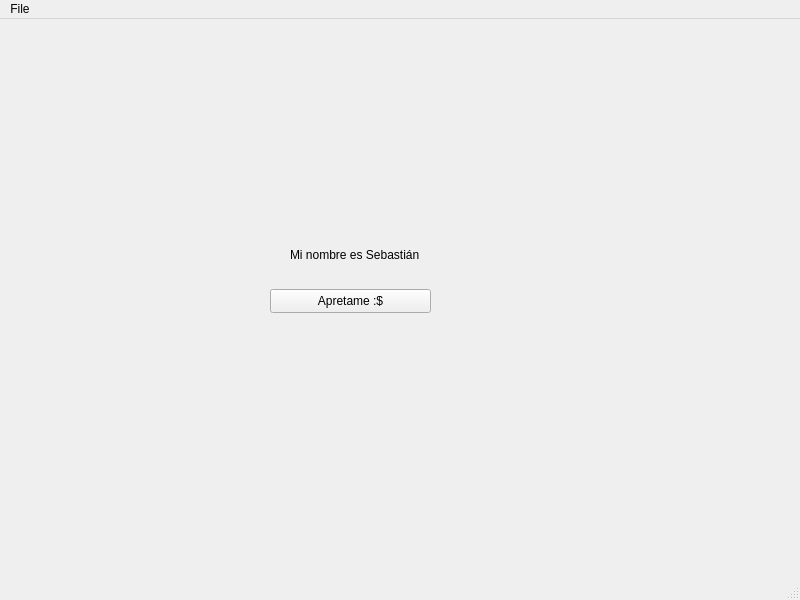
<?xml version="1.0" encoding="UTF-8"?>
<ui version="4.0">
 <class>MainWindow</class>
 <widget class="QMainWindow" name="MainWindow">
  <property name="geometry">
   <rect>
    <x>0</x>
    <y>0</y>
    <width>800</width>
    <height>600</height>
   </rect>
  </property>
  <property name="windowTitle">
   <string>MainWindow</string>
  </property>
  <widget class="QWidget" name="centralwidget">
   <widget class="QPushButton" name="button1">
    <property name="geometry">
     <rect>
      <x>270</x>
      <y>270</y>
      <width>161</width>
      <height>24</height>
     </rect>
    </property>
    <property name="text">
     <string>Apretame :$</string>
    </property>
   </widget>
   <widget class="QLabel" name="label1">
    <property name="geometry">
     <rect>
      <x>290</x>
      <y>210</y>
      <width>181</width>
      <height>51</height>
     </rect>
    </property>
    <property name="text">
     <string>Mi nombre es Sebastián</string>
    </property>
   </widget>
  </widget>
  <widget class="QMenuBar" name="menubar">
   <property name="geometry">
    <rect>
     <x>0</x>
     <y>0</y>
     <width>800</width>
     <height>22</height>
    </rect>
   </property>
   <widget class="QMenu" name="menuFile">
    <property name="title">
     <string>File</string>
    </property>
    <addaction name="actionArchivo"/>
    <addaction name="actionNuevo_dise_o"/>
    <addaction name="actionGuardar_como"/>
   </widget>
   <addaction name="menuFile"/>
  </widget>
  <widget class="QStatusBar" name="statusbar"/>
  <action name="actionArchivo">
   <property name="text">
    <string>Archivo </string>
   </property>
  </action>
  <action name="actionNuevo_dise_o">
   <property name="text">
    <string>Nuevo diseño </string>
   </property>
  </action>
  <action name="actionGuardar_como">
   <property name="text">
    <string>Guardar como</string>
   </property>
  </action>
 </widget>
 <resources/>
 <connections/>
</ui>
